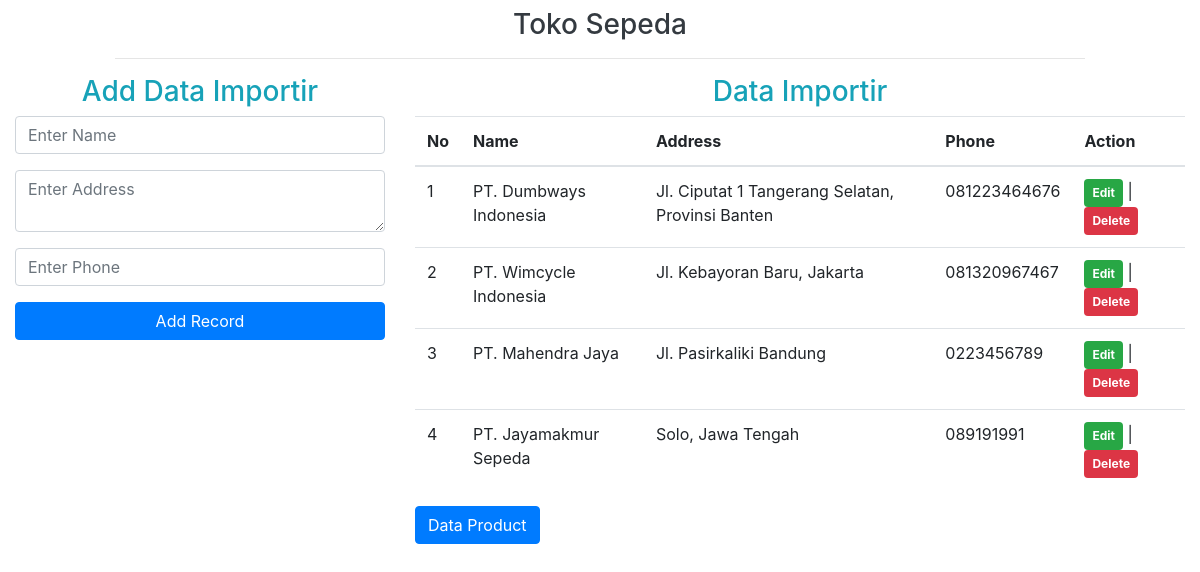
The app's page /importir.php with its own data.
### tables this page shows
CREATE TABLE `importir_tb` (
  `id` int(11) NOT NULL,
  `name` varchar(30) NOT NULL,
  `address` text NOT NULL,
  `phone` varchar(30) NOT NULL
);

### action.php (called while the page is built, shortened)
<?php
$updateimportir = false;
$importirName = "";
$importirPhone = "";
?>

### importir.php (the view, shortened to what this page needs)
<?php
    include "action.php";
?>
<!DOCTYPE html>
<html lang="en">
<head>
    <link rel="stylesheet" href="https://maxcdn.bootstrapcdn.com/bootstrap/4.5.2/css/bootstrap.min.css">
</head>
<body>
    <div class="container-fluid">
        <div class="row justify-content-center">
            <div class="col-md-10">
                <h3 class="text-center text-dark mt-2">Toko Sepeda</h3>
                <hr/>
            </div>
        </div>
        <div class="row">
            <div class="col-md-4">
                <h3 class="text-center text-info">
                    <?php
                        if($updateimportir == true){
                            echo "Update Data Importir";
                        }
                        else {
                            echo "Add Data Importir";
                        }
                    ?>
                    </h3>
                <form action="action.php" method="post">
                    <div class="form-group">
                        <input type="text" value="<?= $importirName; ?>" name="importirname" class="form-control" placeholder="Enter Name" required>
                    </div>
                    <div class="form-group">
                        <textarea name="importiraddress" class="form-control" placeholder="Enter Address" required><?= $importirAddress; ?></textarea>
                    </div>
                    <div class="form-group">
                        <input type="text" value="<?= $importirPhone; ?>" name="importirphone" class="form-control" placeholder="Enter Phone" required>
                    </div>
                    <div class="form-group">
                    <?php
                        if($updateimportir == true){
                    ?>
                         <input type="submit" name="updateImportir" value="Update Record" class="btn btn-success btn-block">
                    <?php
                        } else {
                    ?>
                        <input type="submit" name="addindeximportir" value="Add Record" class="btn btn-primary btn-block">
                    <?php } ?>
                    </div>
                </form>
            </div>
            <div class="col-md-8">
                <?php
                    $query = "SELECT * FROM importir_tb";
                    $stmt=$conn->prepare($query);
                    $stmt->execute();
                    $result=$stmt->get_result();
                ?>
                <h3 class="text-center text-info">Data Importir</h3>
                <table class="table table-hover">
                    <thead>
                        <tr>
                            <th>No</th>
                            <th>Name</th>
                            <th>Address</th>
                            <th>Phone</th>
                            <th>Action</th>
                        </tr>
                    </thead>
                    <tbody>
                    <?php
                    $no = 1;
                    while($row = $result->fetch_assoc())
                    {
                    ?>
                        <tr>
                            <td><?= $no ?></td>
                            <td><?= $row['name']; ?></td>
                            <td><?= $row['address']; ?></td>
                            <td><?= $row['phone']; ?></td>
                            <td>
                                <a href="importir.php?editimportir=<?= $row['id'];?>" class="badge badge-success p-2">Edit</a> |
                                <a href="action.php?deleteimportir=<?= $row['id'];?>" class="badge badge-danger p-2"
                                    onclick="return confirm('Do you want to delete this record ? \n Name : <?= $row['name']?> ');">Delete</a>
                            </td>
                        </tr>
                        <?php
                        $no++;
                    } ?>
                    </tbody>
                </table>
                <a href="index.php" class="btn btn-primary">Data Product</a>
            </div>
        </div>
    </div>
</body>
</html>

### records on screen
importir_tb: name "PT. Dumbways Indonesia", address "Jl. Ciputat 1 Tangerang Selatan, Provinsi Banten", phone "081223464676"
importir_tb: name "PT. Wimcycle Indonesia", address "Jl. Kebayoran Baru, Jakarta", phone "081320967467"
importir_tb: name "PT. Mahendra Jaya", address "Jl. Pasirkaliki Bandung", phone "0223456789"
importir_tb: name "PT. Jayamakmur Sepeda", address "Solo, Jawa Tengah", phone "089191991"
